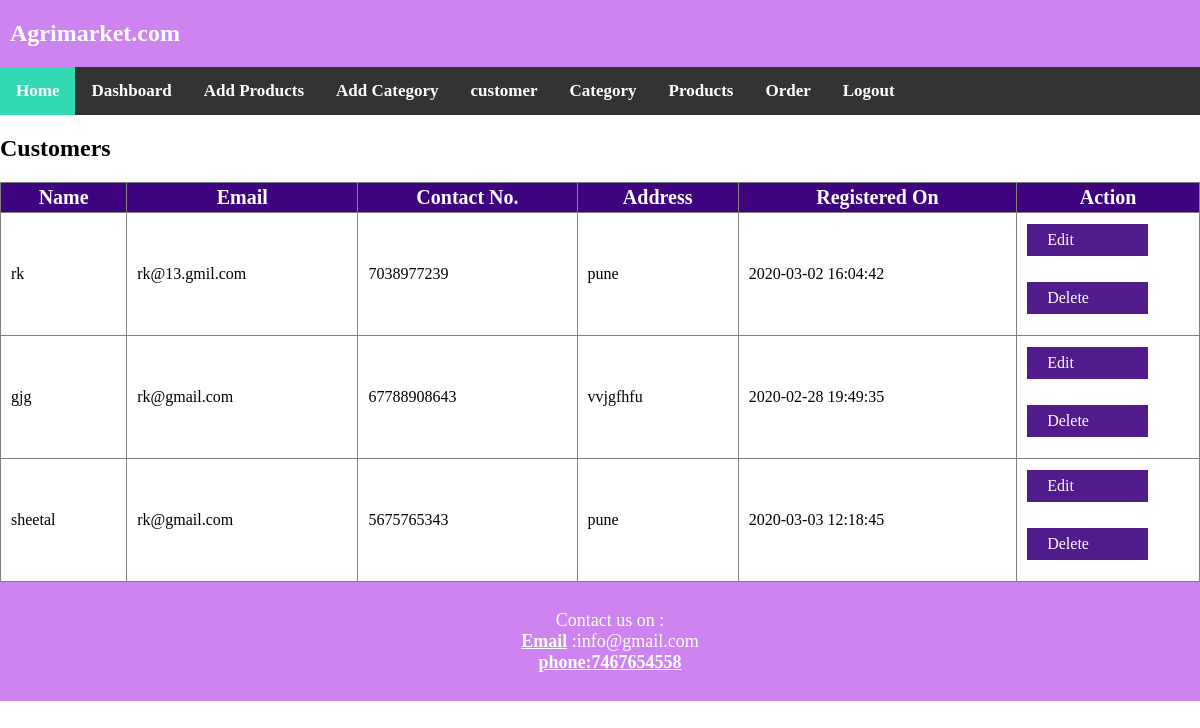
The page /custlisting.php (signed in) on the database its author committed.
### tables this page shows
CREATE TABLE `customer` (
  `cust_id` int(12) NOT NULL,
  `cust_name` varchar(60) NOT NULL,
  `cust_email` varchar(250) NOT NULL,
  `cust_contact` varchar(250) NOT NULL,
  `cust_addr` varchar(250) NOT NULL,
  `cust_username` varchar(250) NOT NULL,
  `cust_password` varchar(250) NOT NULL,
  `reg_on` datetime NOT NULL
);

### custlisting.php (the view, shortened to what this page needs)
<!DOCTYPE html>
	<head>
		<link rel="stylesheet" type="text/css" href="css/style1.css">
	</head>
	<body>
			<?php
			include 'database.php';
			include 'adminheader1.php';
		if(isset($_SESSION['adminlogin']) && $_SESSION['adminlogin']==true){
			$sql = "SELECT cust_id, cust_name, cust_email,cust_contact,cust_addr,reg_on FROM customer";
			$result = mysqli_query($conn,$sql);
			if ($result->num_rows > 0) {
				?>
				<h2>Customers</h2>
				<table border="1" class="productlisting">
					<tr>
						<th>Name</th>
						<th>Email</th>
						<th>Contact No.</th>
						<th>Address</th>
						<th>Registered On</th>
						<th>Action</th>
					</tr>
				<?php
				while($row = mysqli_fetch_assoc($result)) {
					?>
					<tr>
						<td><?php echo $row["cust_name"]; ?></td>
						<td><?php echo $row["cust_email"]; ?></td>
						<td><?php echo $row["cust_contact"]; ?></td>
						<td><?php echo $row["cust_addr"];?></td>
						<td><?php echo $row["reg_on"]; ?></td>
						<td>
							<div><a href="edit-customer.php?customer=<?php echo $row["cust_id"];?>" class="btn">Edit</a></div>
							<div><a href="delete-customer.php?customer=<?php echo $row["cust_id"];?>" class="btn">Delete</a></div>
						</td>
					</tr>
					<?php
				      }
				    ?>
				</table>
				<?php
			} else {
			echo "No data found";
			}
             include'footer.php';
			 }else{
		      echo "<h1>You don't have rights to access this page..</h1>";
	      }
       ?>
	</body>
</html>

### css/style1.css (style rules this page uses)
body { margin:0px; }
.btn { background-color: #33d9b2; color: white; padding: 16px 20px; margin: 8px 0; border: none; cursor: pointer; width: 50%; opacity: 0.9; }
.productlisting { width:100%; border-collapse: collapse; }
.productlisting th { color:#fff; background: #3f0380; padding: 3px 10px; font-size: 20px; }
.productlisting td { padding: 3px 10px; }
a.btn { color:#fff; background: #3f0380; padding: 7px 20px; text-decoration: none; display: inline-block; margin-bottom: 18px; }

### rows shown on the page
customer: cust_name "rk", cust_email "rk@13.gmil.com", cust_contact "7038977239", cust_addr "pune", reg_on "2020-03-02 16:04:42"
customer: cust_name "gjg", cust_email "rk@gmail.com", cust_contact "67788908643", cust_addr "vvjgfhfu", reg_on "2020-02-28 19:49:35"
customer: cust_name "sheetal", cust_email "rk@gmail.com", cust_contact "5675765343", cust_addr "pune", reg_on "2020-03-03 12:18:45"
